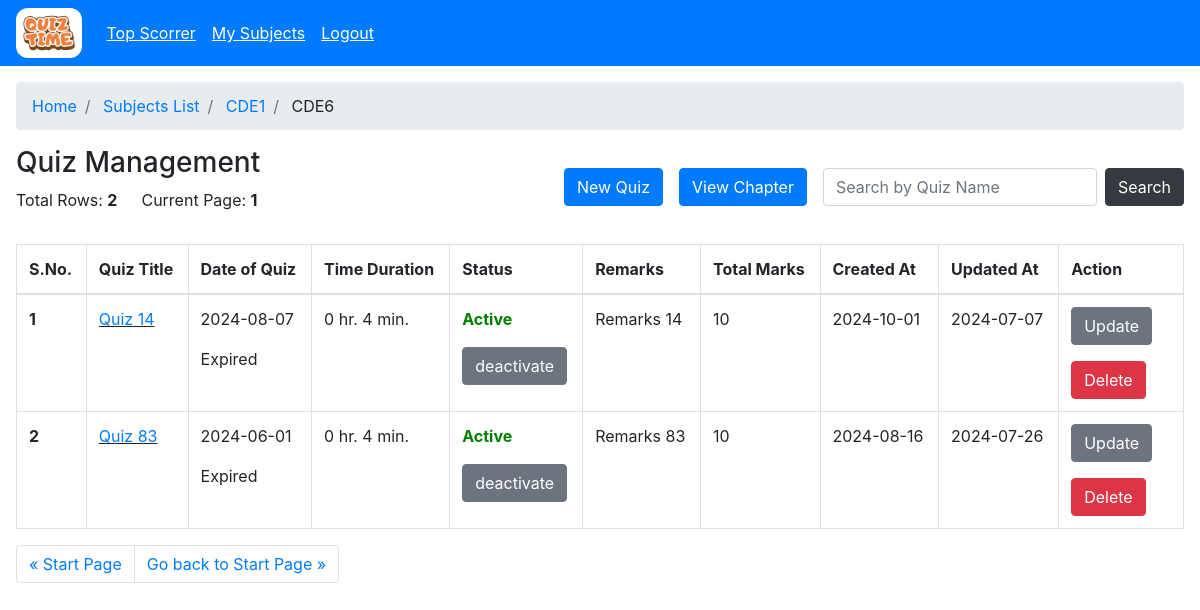
Page /admin/subject/chapter/view?sub_id=e3a5c052-036d-42a4-b9ea-e49531b98ec9&skip=0&take=25&chap_id=16b830fa-db86-44c4-aec5-59694d7c6adf (signed in) on the committed database.
### models/model.py (models this page shows)
class Subject(db.Model):
    __tablename__='subjects'
    id=db.Column(db.VARCHAR(100), primary_key=True)
    name=db.Column(db.VARCHAR(100), nullable=False)
    description=db.Column(db.VARCHAR(100), nullable=False)
    created_at=db.Column(db.TIMESTAMP, nullable=False)
    updated_at=db.Column(db.TIMESTAMP, nullable=False)
    code=db.Column(db.VARCHAR(100), nullable=False)

class Chapter(db.Model):
    __tablename__='chapters'
    id=db.Column(db.VARCHAR(100), primary_key=True)
    name=db.Column(db.VARCHAR(100), nullable=False)
    description=db.Column(db.VARCHAR(100), nullable=False)
    subject_id=db.Column(db.VARCHAR(100), db.ForeignKey('subjects.id'), nullable=False)
    created_at = db.Column(db.TIMESTAMP, nullable=False)
    updated_at = db.Column(db.TIMESTAMP, nullable=False)
    chapter_number=db.Column(db.Integer, nullable=False)
    code=db.Column(db.VARCHAR(100), nullable=False)
    pages=db.Column(db.Integer, nullable=False)

class Quiz(db.Model):
    __tablename__='quiz'
    id=db.Column(db.VARCHAR(100), primary_key=True)
    quiz_title=db.Column(db.VARCHAR(100), nullable=False)
    chapter_id=db.Column(db.VARCHAR(100), db.ForeignKey('chapters.id'), nullable=False)
    date_of_quiz=db.Column(db.DATE, nullable=False)
    time_duration_hr=db.Column(db.Integer, nullable=False)
    time_duration_min=db.Column(db.Integer, nullable=False)
    remarks=db.Column(db.VARCHAR(100), nullable=False)
    created_at=db.Column(db.TIMESTAMP, nullable=False)
    updated_at=db.Column(db.TIMESTAMP, nullable=False)
    is_active=db.Column(db.Boolean, default=True, nullable=False)
    total_marks=db.Column(db.Integer, nullable=False)

### controllers/admin/admin_subject.py (the view)
@subject.route("/chapter/view")
@login_required
@swag_from({
    "tags": ["Admin"],
    "description": "View all chapters",
    "summary": "View all chapters",
    "parameters": [
        {
            "in": "query",
            "name": "sub_id",
            "required": True,
            "type": "string",
            "description": "Subject id"
        },
        {
            "in": "query",
            "name": "skip",
            "required": False,
            "type": "integer",
            "description": "Skip"
        },
        {
            "in": "query",
            "name": "take",
            "required": False,
            "type": "integer",
            "description": "Take"
        },
        {
            "in": "query",
            "name": "where",
            "required": False,
            "type": "string",
            "description": "Where"
        },
    ],
    "responses": {
        200: {
            "description": "Chapters fetched successfully",
            "content": {
                "application/json": {
                    "schema": {
                        "type": "object",
                        "properties": {
                            "chapters": {
                                "type": "array",
                                "items": {
                                    "type": "object",
                                    "properties": {
                                        "id": {"type": "string"},
                                        "name": {"type": "string"},
                                        "description": {"type": "string"},
                                        "code": {"type": "string"},
                                        "pages": {"type": "integer"},
                                        "chapter_number": {"type": "integer"},
                                        "created_at": {"type": "string"},
                                        "updated_at": {"type": "string"},
                                    }
                                }
                            }
                        }
                    }
                }
            }
        },
        404: {
            "description": "No chapters found"
        }
    }
})
@role_required("admin")
def view_chapter():
    skip = int(request.args.get('skip', 0))
    take = int(request.args.get('take', 25))
    where = request.args.get('where', '{}')
    sub_id = request.args.get("sub_id", "")
    chap_id = request.args.get("chap_id", "")
    if not sub_id:
        return flash_and_redirect("Subject is required", "danger", url_for("subject.admin_subject"))
    if not chap_id:
        return flash_and_redirect("Chapter is required", "danger", url_for("subject.view_subject", sub_id=sub_id))
    try:
        sub = Subject.query.get_or_404(sub_id)
        chap = Chapter.query.get_or_404(chap_id)
        where = json.loads(where) if where else {}
        query = Quiz.query.filter_by(chapter_id=chap_id,)
        for key, value in where.items():
            query = query.filter(getattr(Quiz, key).like(f"%{value}%"))
        quizzes = query.offset(skip).limit(take).all()
        print([{"id": quz.id, "chapid": chap.id, "chapcode":chap.code} for quz in quizzes],"klfmaerlm")
        total_rows = query.count()
        return render_template("admin/chapter/admin_single_chapter.html",now=datetime.now().date(), sub=sub, chap=chap, rows=quizzes, skip=skip, take=take, total_rows=total_rows)
    except Exception as e:
        return flash_and_redirect(f"An error occurred: {e}", "danger", url_for("subject.view_subject", sub_id=sub_id))

### app.py (called while the page is built)
    @login_manager.user_loader
    def load_user(user_id):
        return User.query.get(user_id)

### controllers/decorator.py (called while the page is built)
def role_required(role):
    def decorator(func):
        @wraps(func)
        def wrapper(*args, **kwargs):
            if not current_user.is_authenticated:
                return redirect(url_for("auth.login_post"))
            if current_user.user_type != role and session.get("user_type") != role:
                if current_user.user_type == "admin":
                    return redirect(url_for("admin.admin_home"))
                return redirect(url_for("user.user_home"))
            return func(*args, **kwargs)
        return wrapper
    return decorator

### templates/admin/chapter/admin_single_chapter.html (shortened to what this page needs)
{% extends "base.html" %}{% block title %}View Chapter{% endblock %} {% block
content %}{% include "admin/admin_wrapper.html" %}
<section class="p-3">
  <nav aria-label="breadcrumb">
    <ol class="breadcrumb">
      <li class="breadcrumb-item"><a href="/admin">Home</a></li>
      <li class="breadcrumb-item">
        <a href="/admin/subject/?skip=0&take=25">Subjects List</a>
      </li>
      <li class="breadcrumb-item" aria-current="page">
        <a href="/admin/subject/view?sub_id={{ sub.id }}&take=25&skip=0"
          >{% if sub %}{{ sub.code }}{% endif %}
        </a>
      </li>
      <li class="breadcrumb-item">
        {% if chap %}{{ chap.code }}{% endif %}
      </li>
    </ol>
  </nav>
  <div class="d-flex mt-3 flex-wrap justify-content-between">
    <div>
      <h3>Quiz Management</h3>
      <div class="d-flex align-items-center">
        <p class="mr-4">Total Rows: <strong>{{ total_rows }}</strong></p>
        <p>
          Current Page:
          <strong
            >{% if skip and take %} {{ ((skip|int)/take)+1 }} {% else %}1{%
            endif %}</strong
          >
        </p>
      </div>
    </div>
    <div class="form-inline my-2 my-lg-0">
      <div class="d-flex">
        <button type="button" class="btn btn-primary mr-3">
          <a
            class="text-white"
            href="/admin/subject/chapter/quiz/new?sub_id={{ sub.id }}&chap_id={{ chap.id }}"
            >New Quiz</a
          >
        </button>
        <button
          type="button"
          class="btn btn-primary mr-3"
          data-toggle="modal"
          data-target="#exampleModalScrollable"
        >
          View Chapter
        </button>
      </div>
      <div class="d-flex mt-2 mt-sm-0 justify-content-between">
        <input
          class="form-control mr-2"
          type="search"
          id="quizInput"
          placeholder="Search by Quiz Name"
          aria-label="Search"
        />
        <button
          class="btn btn-dark"
          onclick="searchByQuiz('{{skip}}', '{{take}}', '{{ chap.id }}' , '{{ sub.id }}')"
        >
          <a>Search</a>
        </button>
      </div>
    </div>
  </div>
  <section class="mt-3">
    <div class="table-responsive">
      <table class="table table-bordered table-hover">
        <thead>
          <tr>
            <th scope="col">S.No.</th>
            <th scope="col">Quiz Title</th>
            <th scope="col">Date of Quiz</th>
            <th scope="col">Time Duration</th>
            <th scope="col">Status</th>
            <th scope="col">Remarks</th>
            <th scope="col">Total Marks</th>
            <th scope="col">Created At</th>
            <th scope="col">Updated At</th>
            <th scope="col">Action</th>
          </tr>
        </thead>
        <tbody>
          {% for quiz in rows %}
          <tr class="pointer">
            <th scope="row">{{ loop.index+skip }}</th>
            <td class="link">
              <a
                href="/admin/subject/chapter/quiz/view?quiz_id={{ quiz.id }}&sub_id={{ sub.id }}&chap_id={{ chap.id }}"
                >{{ quiz.quiz_title }}</a
              >
            </td>
            <td>
              <p>{{ quiz.date_of_quiz }}</p>
              <p>
                {{ "Expired" if quiz.date_of_quiz < now else "Not-Expired" }}
              </p>
            </td>
            <td>
              {{ quiz.time_duration_hr }} hr. {{ quiz.time_duration_min }} min.
            </td>
            <td>
              <p
                class="{% if quiz.is_active %}active{% else %}notactive{% endif %}"
              >
                {% if quiz.is_active %}Active{% else %}Not-Active{% endif %}
              </p>
              <button class="btn btn-secondary">
                <a
                  class="text-white"
                  href="/admin/subject/chapter/quiz/update/status?quiz_id={{ quiz.id }}&chap_id={{ chap.id }}&sub_id={{ sub.id }}"
                  >{% if quiz.is_active %}deactivate{% else %}activate{% endif
                  %}</a
                >
              </button>
            </td>
            <td>{{ quiz.remarks }}</td>
            <td>{{ quiz.total_marks }}</td>
            <td>{{ quiz.created_at.strftime('%Y-%m-%d') }}</td>
            <td>{{ quiz.updated_at.strftime('%Y-%m-%d') }}</td>
            <td>
              <button
                onclick="window.location.href='/admin/subject/chapter/quiz/update?quiz_id={{ quiz.id }}&chap_id={{ chap.id }}&sub_id={{ sub.id }}'"
                type="button"
                class="btn btn-secondary mr-3 mb-3"
              >
                Update
              </button>
              <form
                method="post"
                action="/admin/subject/chapter/quiz/delete?sub_id={{ sub.id }}&chap_id={{ chap.id }}&quiz_id={{ quiz.id }}"
                onsubmit="return confirm('Are you sure you wish to delete the quiz with {{sub.code}}?, !! This will delete all questions associated with it !!');"
              >
                <input type="submit" class="btn btn-danger" value="Delete" />
              </form>
            </td>
          </tr>
          {% endfor %}
        </tbody>
      </table>
      <nav aria-label="Page navigation example">
        <ul class="pagination">
          <li class="page-item">
            <a
              class="page-link"
              href="/admin/subject/chapter/view?chap_id={{ chap.id }}&sub_id={{ sub.id }}&skip={{ (skip - take) if skip > 0 else 0 }}&take={{ take }}"
              aria-label="Previous"
            >
              <span aria-hidden="true">&laquo;</span>
              <span
                >{% if skip > 0 %}Previous{% else %}Start Page{% endif %}</span
              >
            </a>
          </li>
          <li class="page-item">
            <a
              class="page-link"
              href="/admin/subject/chapter/view?chap_id={{ chap.id }}&sub_id={{ sub.id }}&skip={{ ( (((skip|int)/take)|int+1)*take if ((skip|int+take) < total_rows) else None  ) if ((skip|int+take) < total_rows) else 0 }}&take={{ take }}"
              aria-label="Next"
            >
              <span
                >{% if ((skip|int + take) < total_rows) %}Next{% else %}Go back
                to Start Page{% endif %}</span
              >
              <span aria-hidden="true">&raquo;</span>
            </a>
          </li>
        </ul>
      </nav>
    </div>
  </section>
</section>
{% endblock %}

### static/css/style.css (style rules this page uses)
.pointer { cursor: pointer; }
.link { text-decoration: underline !important; }
.active { color: green; font-weight: bold; }

### rows in the picture
Subject: code "CDE1"
Chapter: code "CDE6"
Quiz: quiz_title "Quiz 14", date_of_quiz "2024-08-07", date_of_quiz "Expired", time_duration_hr "0", time_duration_min "4", is_active "Active", remarks "Remarks 14", total_marks "10", created_at "2024-10-01", updated_at "2024-07-07"
Quiz: quiz_title "Quiz 83", date_of_quiz "2024-06-01", date_of_quiz "Expired", time_duration_hr "0", time_duration_min "4", is_active "Active", remarks "Remarks 83", total_marks "10", created_at "2024-08-16", updated_at "2024-07-26"

### other values in the picture
{{ total_rows }} "2"
